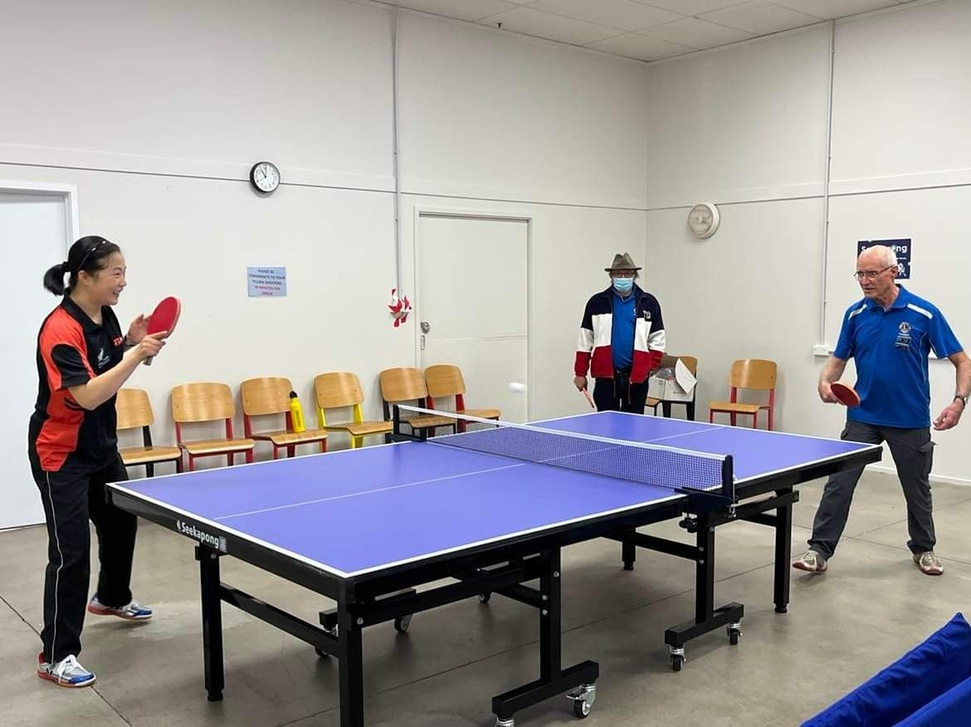
#> input picture test_images/1.jpg, 971 x 727 px, shrunk from 1170 x 876 before the run
$ python corner_calculation.py
#> lines starting #> are read from the running program, lines starting #| are printed output that depends on the picture; after the words box and inside, x2 and y2 are one past the last pixel; in counts of white or black regions, pixels touching at a corner belong together
import numpy as np
import cv2 as cv
from matplotlib import pyplot as plt
import statistics
import math
from sympy import Point, Line
import copy


#set path of img file
#there is a folder with 8 images to try out wich you can acces by changing the number x in x.jpg
file = 'test_images/1.jpg'

# set hsv color range for detection of blue
lower_blue = np.array([90, 30, 90])
upper_blue = np.array([135, 255, 255])


# return mask of img after applying a filter of given color ranges
def color_filter(img, lower, upper):
    hsv = cv.cvtColor(img, cv.COLOR_RGB2HSV)
    mask = cv.inRange(hsv, lower, upper)
    return mask

#reduce noise in a grayscaled img by removing and filling out of noise
def noise_reduction(gray_img):
    blurred_img = gray_img
    for i in range(5):
        blurred_img = cv.GaussianBlur(blurred_img, (5, 5), 0)
        mask = cv.inRange(blurred_img, 100, 255)
        blurred_img = cv.bitwise_and(blurred_img, blurred_img, mask=mask)
    return blurred_img

# calulate area of a triangle with points a,b,c
def calc_tri_area(a, b, c):
    return 0.5 * abs(a[0]*(b[1]-c[1]) + b[0]*(c[1]-a[1]) + c[0]*(a[1]-b[1]))

# use hough transformation with decreasing minimum number of points to detect lines in a given edge img until 4 edges are found
# the lines are further sorted out if a similar line already exists or if there is no other line with roughle the same angle
def get_defining_lines(edge_img):
    final_lines = []
    fraction = 5
    while len(final_lines) < 4:
        fraction += 1
        lines = cv.HoughLines(edge_img, 1, np.pi / 180, int(img_width/fraction), None, 0, 0)
        if lines is not None:
            reduced_lines = []
            final_lines = []
            for i in range(0, len(lines)):
                new = True
                rho = lines[i][0][0]
                theta = lines[i][0][1]
                a = math.cos(theta)
                b = math.sin(theta)
                x0 = a * rho
                y0 = b * rho
                pt1 = np.array([int(x0 + 1000*(-b)), int(y0 + 1000*(a))])
                pt2 = np.array([int(x0 - 1000*(-b)), int(y0 - 1000*(a))])
                line_dir = pt2-pt1
                line_dir_x = np.sign(line_dir[0]) * max(abs(line_dir[0]), 0.001)
                line_dir_y = np.sign(line_dir[1]) * max(abs(line_dir[1]), 0.001)

                # counter div by zero with small values
                if line_dir_x == 0:
                    line_dir_x = 0.00001
                if line_dir_y == 0:
                    line_dir_y = 0.00001

                # get crossing points of the lines with both axis
                new_pt1_x = pt1 + line_dir * (-pt1[0] / line_dir_x)
                new_pt1_y = pt1 + line_dir * (-pt1[1] / line_dir_y)


                #choose new points describing the lines, placed at the edges of the img
                if np.linalg.norm(new_pt1_x) < np.linalg.norm(new_pt1_y):
                    new_pt1 = new_pt1_x
                    new_pt2 = new_pt1 + line_dir * (img_width / line_dir_x)
                else:
                    new_pt1 = new_pt1_y
                    new_pt2 = new_pt1 + line_dir * (img_height / line_dir_y)

                #sort out lines that are very similar
                for l in reduced_lines:
                    l_pt1 = l[0][0]
                    l_pt2 = l[0][1]

                    if np.linalg.norm(new_pt1-l_pt1) > np.linalg.norm(new_pt1-l_pt2):
                        l_pt1, l_pt2 = l_pt2, l_pt1

                    dist_pt1 = np.linalg.norm(new_pt1-l_pt1)
                    dist_pt2 = np.linalg.norm(new_pt2-l_pt2)
                    if ((dist_pt1 < img_width/10) and (dist_pt2 < img_width/10)):
                        new = False
                        break

                # append list of remaining lines and further sort out lines that are completely in the top third of the image
                if (new) and (new_pt1[1]> img_height/3) and (new_pt2[1]> img_height/3):
                    reduced_lines.append([[new_pt1, new_pt2], theta])

            # only add lines to final output that have another almost parallel line present in the img
            for l1 in reduced_lines:
                for l2 in reduced_lines:
                    if (abs(l1[1]-l2[1])*180/math.pi < 25) and (l1[1] != l2[1]):
                        final_lines.append(l1)
                        break

    return final_lines


#calculate the intersection points of given lines
def get_intersections(lines):
    intersection_points = []
    for i in range(len(lines)):
        for j in range(i+1, len(lines)):
            l1 = Line(Point(lines[i][0][0][0], lines[i][0][0][1]), Point(lines[i][0][1][0], lines[i][0][1][1]))
            l2 = Line(Point(lines[j][0][0][0], lines[j][0][0][1]), Point(lines[j][0][1][0], lines[j][0][1][1]))
            p = l1.intersection(l2)

            if (p != [] and (p[0].x>=0) and (p[0].y>=0) and (p[0].x<= img_width) and (p[0].y<=img_height)):
                intersection_points.append([int(p[0].x), int(p[0].y)])

    return intersection_points

# [4 lines left out: function draw_points, not called in this run]

def draw_lines(lines, img):
    line_img = copy.copy(img)
    for line in lines:
        cv.line(line_img, line[0][0].astype(int), line[0][1].astype(int), (255,0,0), 3, cv.LINE_AA)
    return line_img

def show_images(images):
    for image in images:
        cv.imshow("img", cv.cvtColor(image, cv.COLOR_RGB2BGR))
        cv.waitKey(0)

#determine the min and max points of both axis out of a given set of points
# [14 lines left out: function get_corners, not called in this run]


# read img and convert to RGB color
img = cv.imread(file)
#> img is the input picture: shape (727, 971, 3); mean B, G, R 153.1, 151.7, 155.7
img = cv.cvtColor(img, cv.COLOR_BGR2RGB)

# get img size
img_width = img.shape[1]
img_height = img.shape[0]
img_area = img_width * img_height

#process img and apply all transformations
mask = color_filter(img, lower_blue, upper_blue)
#> in color_filter, `mask = cv.inRange(hsv, lower, upper)`:
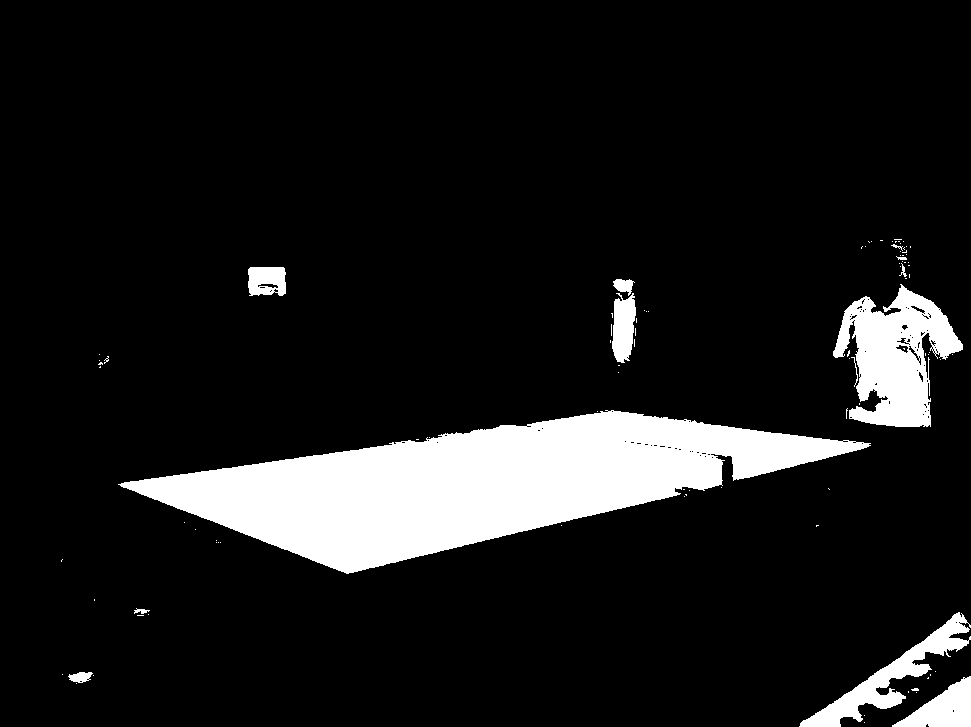
#> mask: shape (727, 971); 10.8% white; 98 white regions (85 under 20 px), largest, box (x1, y1, x2, y2) and area: (118, 410, 871, 574) 56713, (833, 284, 963, 427) 10133, (799, 612, 971, 727) 4249
blurred_img = noise_reduction(mask)
#> the loop in noise_reduction, `for i in range(5):` made 5 passes
#> pass 1, in noise_reduction, `mask = cv.inRange(blurred_img, 100, 255)`:
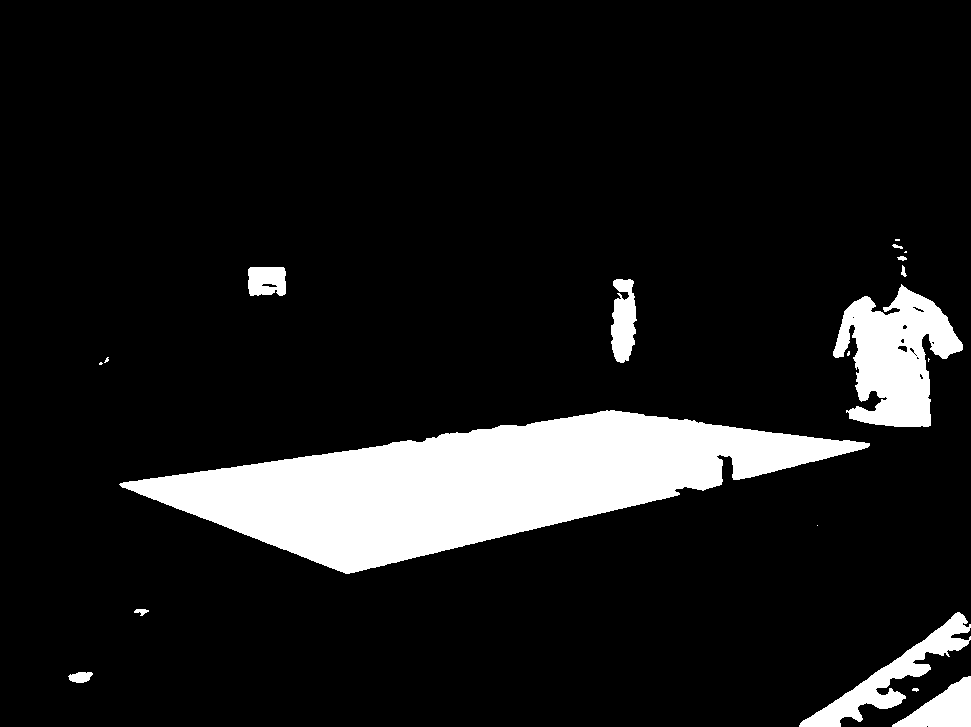
#> mask: shape (727, 971); 11% white; 19 white regions (7 under 20 px), largest, box (x1, y1, x2, y2) and area: (119, 410, 870, 574) 57153, (833, 284, 963, 427) 10596, (799, 612, 971, 727) 4413
#> after the loop in noise_reduction, `for i in range(5):`:
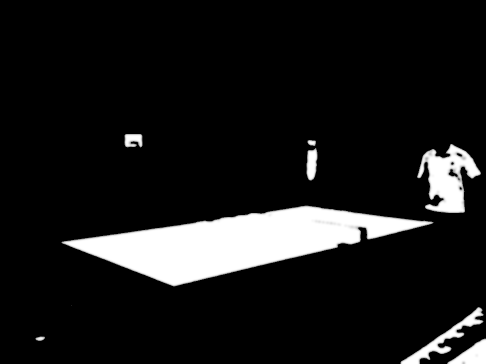
#> blurred_img: shape (727, 971) (shown at 1/2 size); min 0, max 255, mean 25.4
edged_img = cv.Canny(blurred_img, 10, 200)
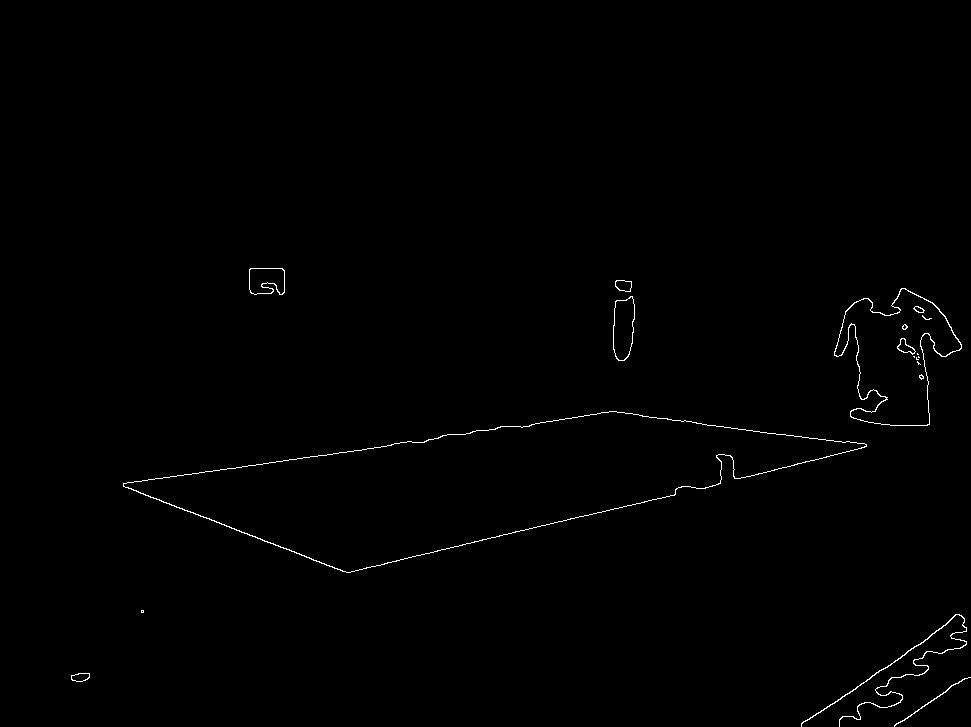
#> edged_img: shape (727, 971); 0.54% white in thin lines or dots, all inside (x1, y1, x2, y2) = (71, 268, 971, 727)
defining_lines = get_defining_lines(edged_img)
#> the loop in get_defining_lines, `while len(final_lines) < 4:` made 4 passes
#> lines on passes 1 to 2: [[495, 1.43], [410, 1.94]], [[495, 1.43], [410, 1.94], [634, 1.34], [643, 1.33]]
#> after the loop in get_defining_lines, `while len(final_lines) < 4:`: fraction = 9
#> defining_lines = [[[[0, 499.7], [971, 363.4]], 1.43], [[[0, 439], [971, 812.1]], 1.94], [[[0, 649.9], [971, 425.5]], 1.34], [[[0, 1286.1], [971, 605.7]], 0.96], [[[0, 324.8], [971, 461.7]], 1.71]]
line_img = draw_lines(defining_lines, img)
#> the loop in draw_lines, `for line in lines:` made 5 passes
#> line on passes 1 to 5: [[[0, 499.7], [971, 363.4]], 1.43], [[[0, 439], [971, 812.1]], 1.94], [[[0, 649.9], [971, 425.5]], 1.34], [[[0, 1286.1], [971, 605.7]], 0.96], [[[0, 324.8], [971, 461.7]], 1.71]
#> after the loop in draw_lines, `for line in lines:`:
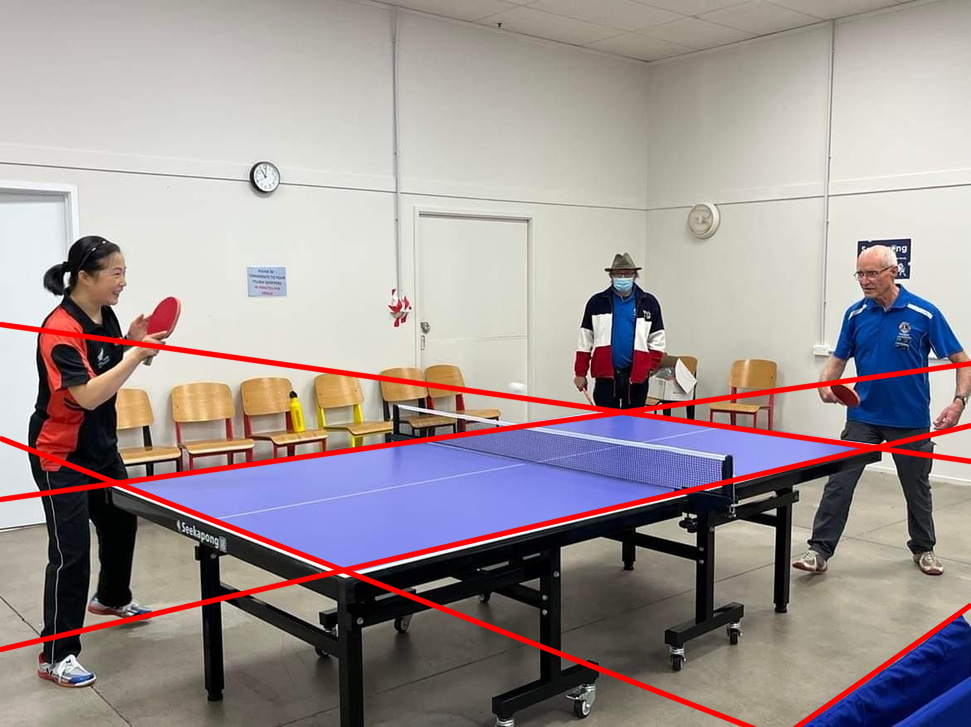
#> line_img: shape (727, 971, 3); mean R, G, B 159.1, 147.6, 148.6
intersections = get_intersections(defining_lines)
#> the loop in get_intersections, `for i in range(len(lines)):` made 5 passes
#> after the loop in get_intersections, `for i in range(len(lines)):`: intersection_points = [[115, 483], [621, 412], [342, 570], [873, 447]]
#> intersections = [[115, 483], [621, 412], [342, 570], [873, 447]]
#corners = get_corners(intersections)
#pointed_img = draw_points(corners, img)

#show desired images
show_images([blurred_img, edged_img, line_img])
#> the loop in show_images, `for image in images:` made 3 passes

$ run again, with test_images/2.jpg copied over test_images/1.jpg
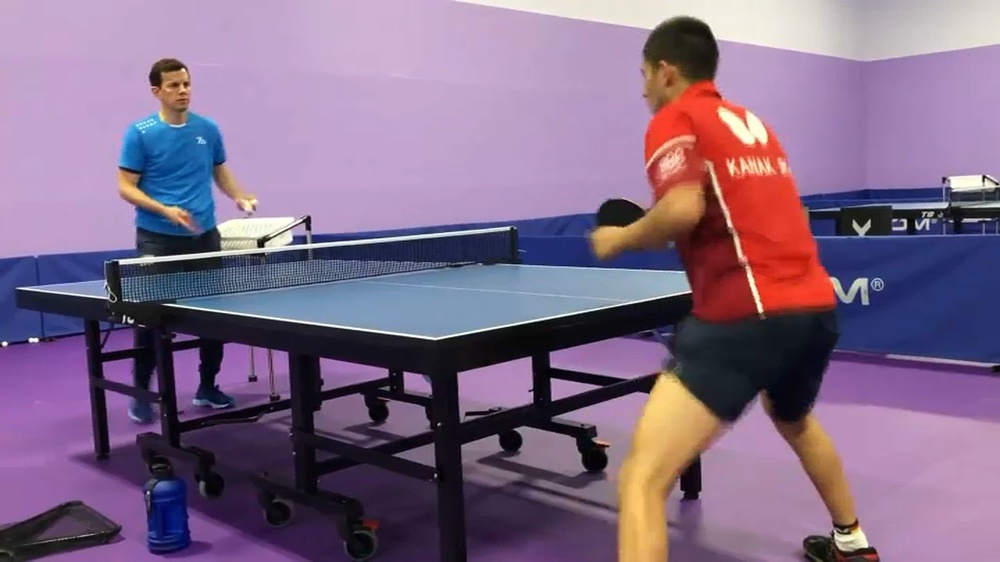
#> input picture test_images/2.jpg, 1000 x 562 px, shrunk from 1920 x 1080 before the run
#> img is the input picture: shape (562, 1000, 3); mean B, G, R 134.7, 106.5, 129.6
#> hsv: shape (562, 1000, 3); mean H, S, V 118.7, 90.8, 146.9
#> in color_filter, `mask = cv.inRange(hsv, lower, upper)`:
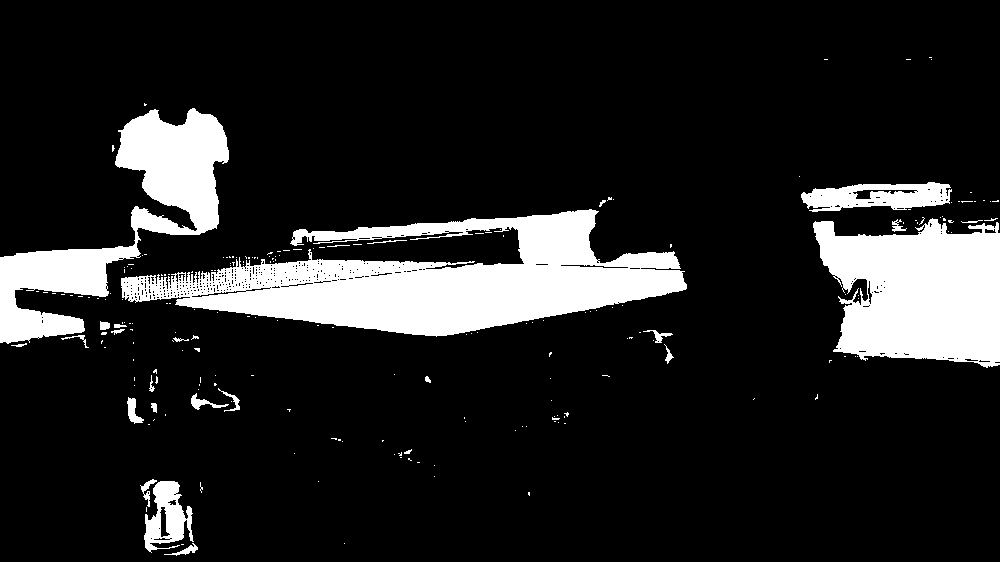
#> mask: shape (562, 1000); 14.2% white; 213 white regions (186 under 20 px), largest, box (x1, y1, x2, y2) and area: (121, 209, 687, 337) 34762, (813, 218, 1000, 368) 20856, (0, 108, 229, 344) 16826
#> edged_img: shape (562, 1000); 0.85% white in thin lines or dots, all inside (x1, y1, x2, y2) = (0, 110, 1000, 553)
#> the loop in get_defining_lines, `while len(final_lines) < 4:` made 10 passes
#> lines on passes 1 to 2: [[280, 1.69]], [[280, 1.69], [414, 1.38], [254, 1.5]]
#> after the loop in get_defining_lines, `while len(final_lines) < 4:`: fraction = 15
#> defining_lines = [[[[0, 281.7], [1000, 404.1]], 1.69], [[[0, 421.4], [1000, 226.7]], 1.38], [[[0, 262.3], [1000, 192.1]], 1.5], [[[1.14e-13, 243.2], [1000, 295.8]], 1.62]]
#> the loop in draw_lines, `for line in lines:` made 4 passes
#> line on passes 1 to 4: [[[0, 281.7], [1000, 404.1]], 1.69], [[[0, 421.4], [1000, 226.7]], 1.38], [[[0, 262.3], [1000, 192.1]], 1.5], [[[1.14e-13, 243.2], [1000, 295.8]], 1.62]
#> after the loop in draw_lines, `for line in lines:`:
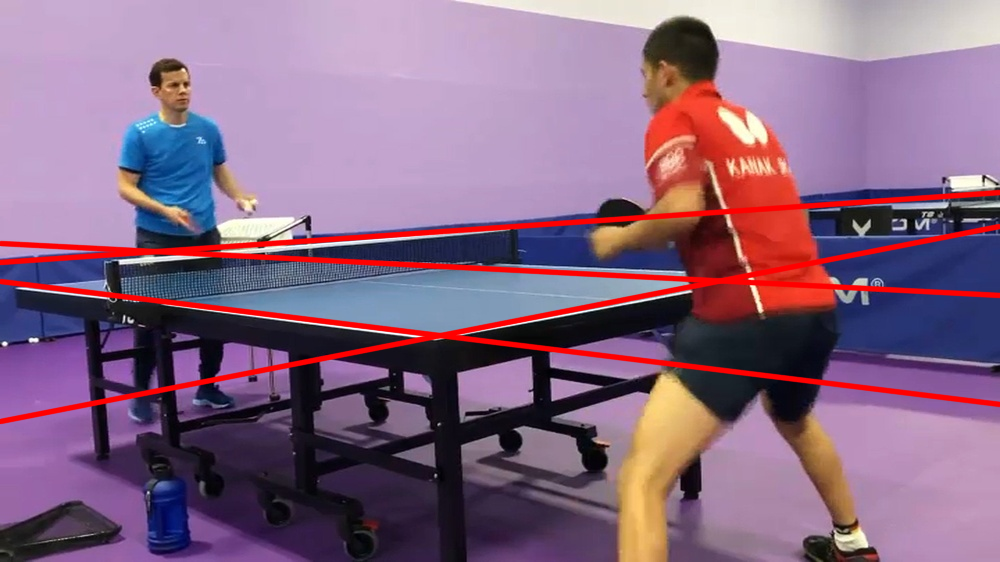
#> line_img: shape (562, 1000, 3); mean R, G, B 135.3, 103.1, 130.1
#> the loop in get_intersections, `for i in range(len(lines)):` made 4 passes
#> after the loop in get_intersections, `for i in range(len(lines)):`: intersection_points = [[440, 335], [720, 281], [155, 251]]
#> the loop in show_images, `for image in images:` made 3 passes
